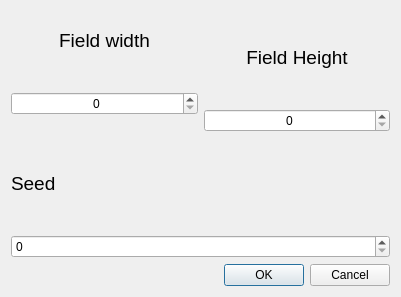
<?xml version="1.0" encoding="UTF-8"?>
<ui version="4.0">
 <class>settings</class>
 <widget class="QDialog" name="settings">
  <property name="geometry">
   <rect>
    <x>0</x>
    <y>0</y>
    <width>401</width>
    <height>297</height>
   </rect>
  </property>
  <property name="windowTitle">
   <string>Dialog</string>
  </property>
  <layout class="QGridLayout" name="gridLayout">
   <item row="0" column="0">
    <layout class="QVBoxLayout" name="verticalLayout_4">
     <item>
      <layout class="QHBoxLayout" name="horizontalLayout">
       <item>
        <layout class="QVBoxLayout" name="verticalLayout_3">
         <item>
          <widget class="QLabel" name="label">
           <property name="maximumSize">
            <size>
             <width>999999</width>
             <height>99999</height>
            </size>
           </property>
           <property name="font">
            <font>
             <pointsize>14</pointsize>
            </font>
           </property>
           <property name="text">
            <string>Field width</string>
           </property>
           <property name="alignment">
            <set>Qt::AlignCenter</set>
           </property>
          </widget>
         </item>
         <item alignment="Qt::AlignVCenter">
          <widget class="QSpinBox" name="widthBox">
           <property name="minimumSize">
            <size>
             <width>0</width>
             <height>0</height>
            </size>
           </property>
           <property name="alignment">
            <set>Qt::AlignCenter</set>
           </property>
           <property name="minimum">
            <number>0</number>
           </property>
           <property name="maximum">
            <number>10</number>
           </property>
           <property name="value">
            <number>0</number>
           </property>
          </widget>
         </item>
        </layout>
       </item>
       <item>
        <layout class="QVBoxLayout" name="verticalLayout_2">
         <item>
          <widget class="QLabel" name="label_2">
           <property name="maximumSize">
            <size>
             <width>99999</width>
             <height>99999</height>
            </size>
           </property>
           <property name="font">
            <font>
             <pointsize>14</pointsize>
            </font>
           </property>
           <property name="text">
            <string>Field Height</string>
           </property>
           <property name="alignment">
            <set>Qt::AlignCenter</set>
           </property>
          </widget>
         </item>
         <item>
          <widget class="QSpinBox" name="heightBox">
           <property name="alignment">
            <set>Qt::AlignCenter</set>
           </property>
           <property name="minimum">
            <number>0</number>
           </property>
           <property name="maximum">
            <number>10</number>
           </property>
           <property name="value">
            <number>0</number>
           </property>
          </widget>
         </item>
        </layout>
       </item>
      </layout>
     </item>
     <item>
      <layout class="QVBoxLayout" name="verticalLayout">
       <item>
        <widget class="QLabel" name="label_3">
         <property name="font">
          <font>
           <pointsize>14</pointsize>
          </font>
         </property>
         <property name="text">
          <string>Seed</string>
         </property>
        </widget>
       </item>
       <item>
        <widget class="QSpinBox" name="seedBox">
         <property name="maximum">
          <number>9999999</number>
         </property>
        </widget>
       </item>
      </layout>
     </item>
    </layout>
   </item>
   <item row="1" column="0">
    <widget class="QDialogButtonBox" name="buttonBox">
     <property name="orientation">
      <enum>Qt::Horizontal</enum>
     </property>
     <property name="standardButtons">
      <set>QDialogButtonBox::Cancel|QDialogButtonBox::Ok</set>
     </property>
    </widget>
   </item>
  </layout>
 </widget>
 <resources/>
 <connections>
  <connection>
   <sender>buttonBox</sender>
   <signal>accepted()</signal>
   <receiver>settings</receiver>
   <slot>accept()</slot>
   <hints>
    <hint type="sourcelabel">
     <x>248</x>
     <y>254</y>
    </hint>
    <hint type="destinationlabel">
     <x>157</x>
     <y>274</y>
    </hint>
   </hints>
  </connection>
  <connection>
   <sender>buttonBox</sender>
   <signal>rejected()</signal>
   <receiver>settings</receiver>
   <slot>reject()</slot>
   <hints>
    <hint type="sourcelabel">
     <x>316</x>
     <y>260</y>
    </hint>
    <hint type="destinationlabel">
     <x>286</x>
     <y>274</y>
    </hint>
   </hints>
  </connection>
 </connections>
</ui>
